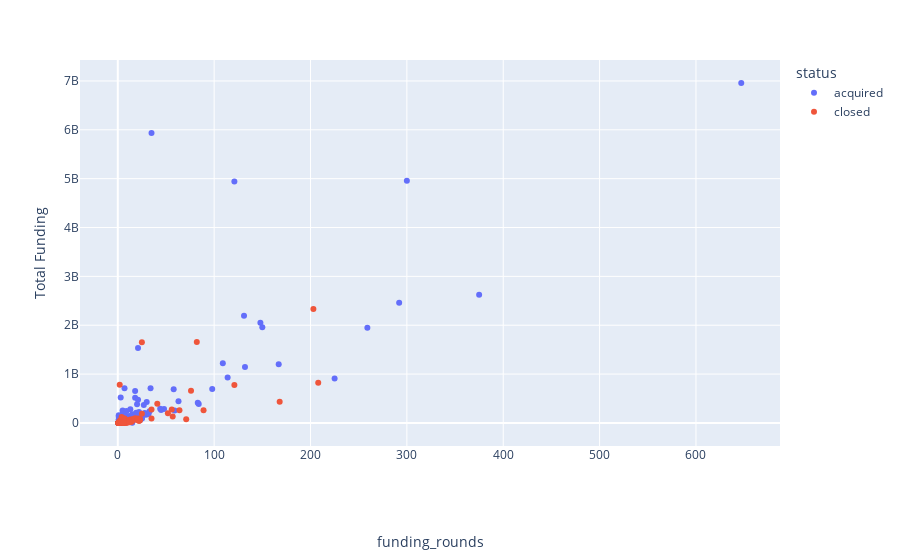

The notebook cell this image was saved under:
### Code cell
fig = px.scatter(markets3, x = "funding_rounds", y = "funding_total_usd", color = "status",
            labels = {
                "funding_total_usd": "Total Funding",
                "market": "Market"
            },
            title = "")
fig.update_layout(barmode='stack', xaxis={'categoryorder':'total descending'})
fig.update_xaxes(title_standoff = 75)
fig.show()

### Figure 1 — Plotly figure (JSON) as saved in the notebook; plotly's stock layout.template omitted (floating-point values rounded to 4 significant figures; data arrays with more than 128 entries replaced by an {"elided": "..."} marker saying what was removed)
{"data": [{"hovertemplate": "status=acquired<br>funding_rounds=%{x}<br>Total Funding=%{y}<extra></extra>", "legendgroup": "acquired", "marker": {"color": "#636efa", "symbol": "circle"}, "mode": "markers", "name": "acquired", "orientation": "v", "showlegend": true, "type": "scatter", "x": {"elided": "294 int values"}, "xaxis": "x", "y": {"elided": "294 int values"}, "yaxis": "y"}, {"hovertemplate": "status=closed<br>funding_rounds=%{x}<br>Total Funding=%{y}<extra></extra>", "legendgroup": "closed", "marker": {"color": "#EF553B", "symbol": "circle"}, "mode": "markers", "name": "closed", "orientation": "v", "showlegend": true, "type": "scatter", "x": {"elided": "193 int values"}, "xaxis": "x", "y": {"elided": "193 int values"}, "yaxis": "y"}], "layout": {"barmode": "stack", "legend": {"title": {"text": "status"}, "tracegroupgap": 0}, "margin": {"t": 60}, "xaxis": {"anchor": "y", "categoryorder": "total descending", "domain": [0, 1], "title": {"standoff": 75, "text": "funding_rounds"}}, "yaxis": {"anchor": "x", "domain": [0, 1], "title": {"text": "Total Funding"}}}}
